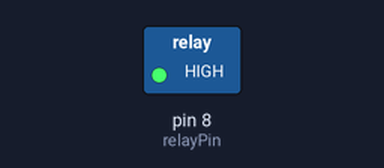
The sketch below on a simulated Arduino Uno, built with avr-gcc and run on an emulated ATmega328P. Shown: switched loads named in the sketch (green lamp = pin HIGH). Dashed ring = blinking.

Above: at 0.12 s.
Timing chart, 0 to 3.0 s (numbered marks = the images above):
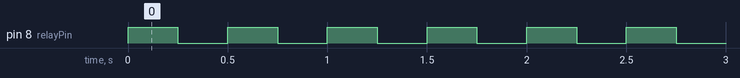

Measured:
- by itself, pin 8 (relayPin): alternates HIGH for 0.25 s and LOW for 0.25 s

The sketch:

relay.ino
```cpp
int relayPin = 8;

void setup() {
  // put your setup code here, to run once:
  pinMode(8, OUTPUT);
}

void loop() {
  // put your main code here, to run repeatedly:
  digitalWrite(relayPin,HIGH);
  delay(250);
  digitalWrite(relayPin,LOW);
  delay(250);
}
```
